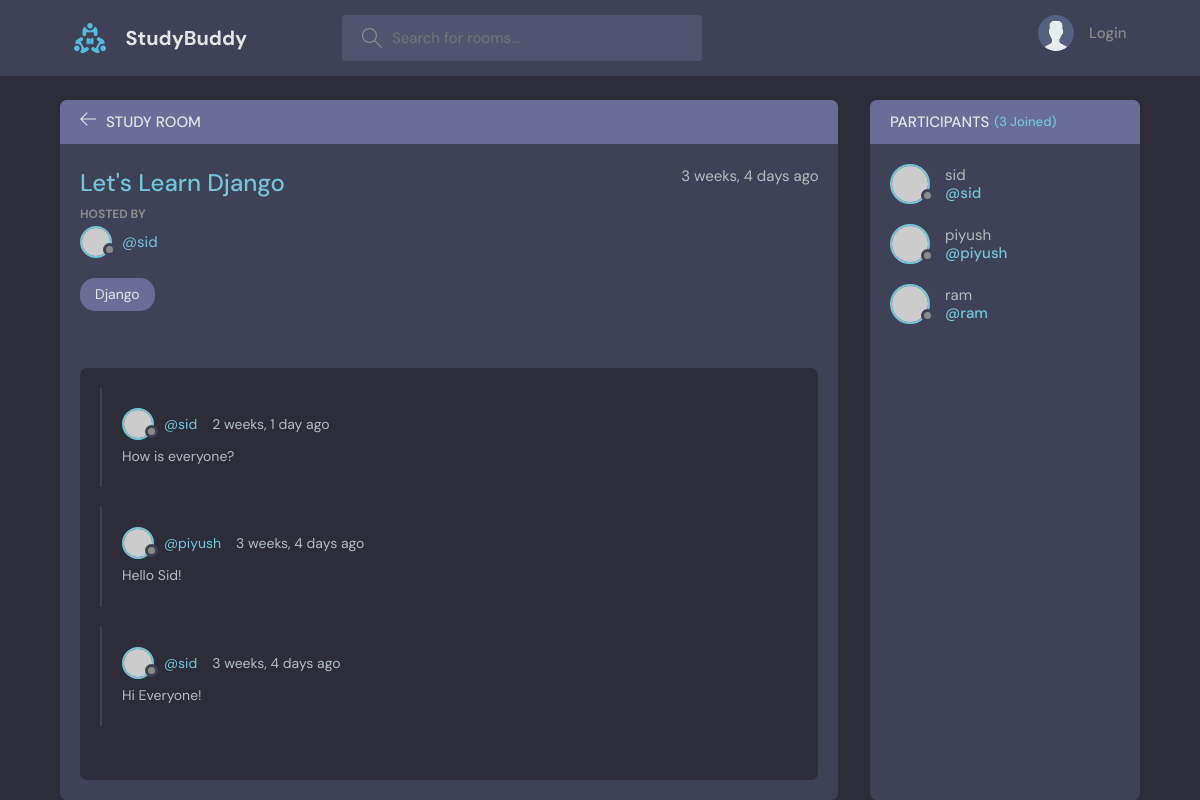
Page /room/2/ on the committed database.
### base/models.py (models this page shows, shortened)
class Room(models.Model):
    host = models.ForeignKey(User, on_delete=models.SET_NULL, null=True)
    topic = models.ForeignKey(Topic, on_delete=models.SET_NULL, null=True)
    name = models.CharField(max_length=200)
    description = models.TextField(null=True, blank=True)
    participants = models.ManyToManyField(User, related_name='participants', blank=True)
    updated = models.DateTimeField(auto_now=True)
    created = models.DateTimeField(auto_now_add=True)
    class Meta:
        ordering = ['-updated','-created']

class Topic(models.Model):
    name = models.CharField(max_length=200)
    def __str__(self):
        return self.name

class Message(models.Model):
    user = models.ForeignKey(User, on_delete=models.CASCADE)
    room = models.ForeignKey(Room, on_delete=models.CASCADE)
    body = models.TextField()
    updated = models.DateTimeField(auto_now=True)
    created = models.DateTimeField(auto_now_add=True)
    class Meta:
        ordering = ['-updated','-created']

### base/views.py (the view, shortened to what this page needs)
# urls.py: path('room/<str:pk>/', views.room, name='room'),
def room(request, pk):
    room = Room.objects.get(id = pk)
    room_messages = room.message_set.all() # type: ignore
    participants = room.participants.all()
    context = {'room' : room, 'room_messages' : room_messages, 'participants':participants}
    return render(request,'base/room.html', context)

### base/Templates/base/room.html (shortened to what this page needs)
{% extends 'main.html' %}
{% block content %}
    <main class="profile-page layout layout--2">
      <div class="container">
        <div class="room">
          <div class="room__top">
            <div class="room__topLeft">
              <a href="{% url 'home' %}">
                <svg version="1.1" xmlns="http://www.w3.org/2000/svg" width="32" height="32" viewBox="0 0 32 32">
                  <title>arrow-left</title>
                  <path
                    d="M13.723 2.286l-13.723 13.714 13.719 13.714 1.616-1.611-10.96-10.96h27.625v-2.286h-27.625l10.965-10.965-1.616-1.607z"
                  ></path>
                </svg>
              </a>
              <h3>Study Room</h3>
            </div>
          </div>
          <div class="room__box scroll">
            <div class="room__header scroll">
              <div class="room__info">
                <h3>{{room.name}}</h3>
                <span>{{room.created|timesince}} ago</span>
              </div>
              <div class="room__hosted">
                <p>Hosted By</p>
                <a href="{% url 'user-profile' room.host.id %}" class="room__author">
                  <div class="avatar avatar--small">
                    <img src="https://randomuser.me/api/portraits/men/37.jpg" />
                  </div>
                  <span>@{{room.host.username}}</span>
                </a>
              </div>
              <span class="room__topics">{{room.topic}}</span>
            </div>
            <div class="room__conversation">
              <div class="threads scroll">
                {% for message in room_messages %}
                <div class="thread">
                  <div class="thread__top">
                    <div class="thread__author">
                      <a href="{% url 'user-profile' message.user.id %}" class="thread__authorInfo">
                        <div class="avatar avatar--small">
                          <img src="https://randomuser.me/api/portraits/men/37.jpg" />
                        </div>
                        <span>@{{message.user}}</span>
                      </a>
                      <span class="thread__date">{{message.created|timesince}} ago</span>
                    </div>
                  </div>
                  <div class="thread__details">
                    {{message.body}}
                  </div>
                </div>
                {% endfor %}
              </div>
            </div>
          </div>
        </div>
        <div class="participants">
          <h3 class="participants__top">Participants <span>({{participants.count}} Joined)</span></h3>
          <div class="participants__list scroll">
            {% for user in participants %}
            <a href="{% url 'user-profile' user.id %}" class="participant">
              <div class="avatar avatar--medium">
                <img src="https://randomuser.me/api/portraits/men/37.jpg" />
              </div>
              <p>
                {{user.username}}
                <span>@{{user.username}}</span>
              </p>
            </a>
            {% endfor %}
          </div>
        </div>
      </div>
    </main>
{% endblock %}

### rows in the picture
Room: name "Let's Learn Django", created "3 weeks, 4 days", host.username "sid", topic "Django"
Message: user "sid", created "2 weeks, 1 day", body "How is everyone?"
Message: user "piyush", created "3 weeks, 4 days", body "Hello Sid!"
Message: user "sid", created "3 weeks, 4 days", body "Hi Everyone!"

### other values in the picture
{{ participants.count }} "3"
{{ user.username }} "sid"
{{ user.username }} "piyush"
{{ user.username }} "ram"
